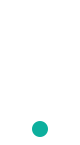
<?xml version="1.0" encoding="UTF-8"?>
<ui version="4.0">
 <class>Button</class>
 <widget class="QWidget" name="Button">
  <property name="geometry">
   <rect>
    <x>0</x>
    <y>0</y>
    <width>80</width>
    <height>145</height>
   </rect>
  </property>
  <property name="minimumSize">
   <size>
    <width>80</width>
    <height>145</height>
   </size>
  </property>
  <property name="maximumSize">
   <size>
    <width>80</width>
    <height>145</height>
   </size>
  </property>
  <property name="windowTitle">
   <string>Form</string>
  </property>
  <property name="layoutDirection">
   <enum>Qt::RightToLeft</enum>
  </property>
  <property name="styleSheet">
   <string notr="true">QWidget
{
	margin-left:0px;
	background-color:transparent;
}

</string>
  </property>
  <layout class="QVBoxLayout" name="verticalLayout">
   <property name="spacing">
    <number>0</number>
   </property>
   <property name="leftMargin">
    <number>0</number>
   </property>
   <property name="topMargin">
    <number>0</number>
   </property>
   <property name="rightMargin">
    <number>0</number>
   </property>
   <property name="bottomMargin">
    <number>0</number>
   </property>
   <item>
    <widget class="QLabel" name="labelImage">
     <property name="minimumSize">
      <size>
       <width>77</width>
       <height>77</height>
      </size>
     </property>
     <property name="maximumSize">
      <size>
       <width>77</width>
       <height>77</height>
      </size>
     </property>
     <property name="layoutDirection">
      <enum>Qt::LeftToRight</enum>
     </property>
     <property name="styleSheet">
      <string notr="true">margin-bottom: 4px;</string>
     </property>
     <property name="text">
      <string/>
     </property>
    </widget>
   </item>
   <item alignment="Qt::AlignHCenter|Qt::AlignVCenter">
    <widget class="QLabel" name="labelText">
     <property name="minimumSize">
      <size>
       <width>77</width>
       <height>26</height>
      </size>
     </property>
     <property name="layoutDirection">
      <enum>Qt::LeftToRight</enum>
     </property>
     <property name="styleSheet">
      <string notr="true">text-align: center;
color: rgb(255, 255, 255);</string>
     </property>
     <property name="text">
      <string/>
     </property>
    </widget>
   </item>
   <item>
    <spacer name="verticalSpacer">
     <property name="orientation">
      <enum>Qt::Vertical</enum>
     </property>
     <property name="sizeType">
      <enum>QSizePolicy::Fixed</enum>
     </property>
     <property name="sizeHint" stdset="0">
      <size>
       <width>20</width>
       <height>10</height>
      </size>
     </property>
    </spacer>
   </item>
   <item>
    <layout class="QHBoxLayout" name="horizontalLayout">
     <property name="spacing">
      <number>0</number>
     </property>
     <item>
      <spacer name="horizontalSpacer_2">
       <property name="orientation">
        <enum>Qt::Horizontal</enum>
       </property>
       <property name="sizeHint" stdset="0">
        <size>
         <width>13</width>
         <height>20</height>
        </size>
       </property>
      </spacer>
     </item>
     <item alignment="Qt::AlignHCenter">
      <widget class="QLabel" name="labelStep">
       <property name="minimumSize">
        <size>
         <width>16</width>
         <height>16</height>
        </size>
       </property>
       <property name="maximumSize">
        <size>
         <width>16</width>
         <height>16</height>
        </size>
       </property>
       <property name="layoutDirection">
        <enum>Qt::LeftToRight</enum>
       </property>
       <property name="styleSheet">
        <string notr="true">color: rgb(255, 255, 255);
border-radius:8px;
background-color:  #0DAF9D;
font-size: 11px;
text-align:center; 
padding-left: 0px;</string>
       </property>
       <property name="text">
        <string/>
       </property>
       <property name="alignment">
        <set>Qt::AlignCenter</set>
       </property>
      </widget>
     </item>
     <item>
      <spacer name="horizontalSpacer">
       <property name="orientation">
        <enum>Qt::Horizontal</enum>
       </property>
       <property name="sizeHint" stdset="0">
        <size>
         <width>13</width>
         <height>20</height>
        </size>
       </property>
      </spacer>
     </item>
    </layout>
   </item>
   <item>
    <spacer name="verticalSpacer_2">
     <property name="orientation">
      <enum>Qt::Vertical</enum>
     </property>
     <property name="sizeType">
      <enum>QSizePolicy::Fixed</enum>
     </property>
     <property name="sizeHint" stdset="0">
      <size>
       <width>20</width>
       <height>6</height>
      </size>
     </property>
    </spacer>
   </item>
  </layout>
 </widget>
 <resources/>
 <connections/>
</ui>
